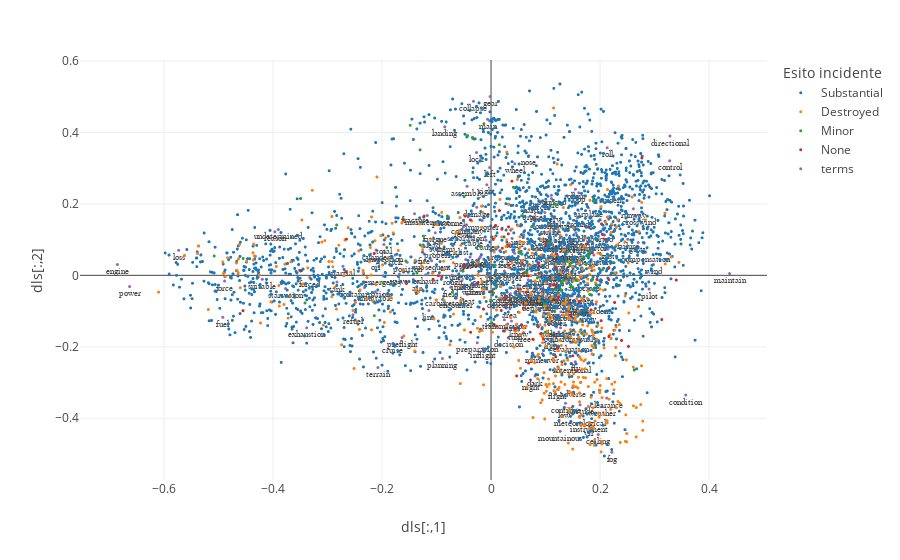

The code cell stored with this chart in its notebook:
### Code cell
fig = px.scatter(
    dfc,
    x = "dls[:,1]",
    y = "dls[:,2]",
    color = "Esito incidente",
    template = "none",
    height = 800
)

terms_trace = go.Scatter(
    x = x,
    y = y,
    mode = "markers+text",
    name = "terms",
    text = terms,
    textposition = "bottom center",
    textfont = 
        dict(
            family = "sans serif",
            size = 9
        )
)
    
fig.add_trace(terms_trace)
fig.update_traces(marker=dict(size=3,))
fig.show()

### Figure 1 — Plotly figure (JSON) as saved in the notebook; plotly's stock layout.template omitted (floating-point values rounded to 4 significant figures; data arrays with more than 128 entries replaced by an {"elided": "..."} marker saying what was removed)
{"data": [{"hovertemplate": "Esito incidente=Substantial<br>dls[:,1]=%{x}<br>dls[:,2]=%{y}<extra></extra>", "legendgroup": "Substantial", "marker": {"color": "#1F77B4", "size": 3, "symbol": "circle"}, "mode": "markers", "name": "Substantial", "showlegend": true, "type": "scattergl", "x": {"elided": "2574 float values"}, "xaxis": "x", "y": {"elided": "2574 float values"}, "yaxis": "y"}, {"hovertemplate": "Esito incidente=Destroyed<br>dls[:,1]=%{x}<br>dls[:,2]=%{y}<extra></extra>", "legendgroup": "Destroyed", "marker": {"color": "#FF7F0E", "size": 3, "symbol": "circle"}, "mode": "markers", "name": "Destroyed", "showlegend": true, "type": "scattergl", "x": {"elided": "482 float values"}, "xaxis": "x", "y": {"elided": "482 float values"}, "yaxis": "y"}, {"hovertemplate": "Esito incidente=Minor<br>dls[:,1]=%{x}<br>dls[:,2]=%{y}<extra></extra>", "legendgroup": "Minor", "marker": {"color": "#2CA02C", "size": 3, "symbol": "circle"}, "mode": "markers", "name": "Minor", "showlegend": true, "type": "scattergl", "x": [-0.1912, -0.2142, 0.08485, -0.01938, 0.09771, 0.09771, -0.4547, -0.034, -0.1243, -0.1564, -0.3494, 0.1408, 0.1408, -0.13, -0.04935, -0.0335, 0.001476, 0.1386, -0.1983, -0.01317, -0.05127, 0.008762, 0.1446, 0.1446, 0.1207, 0.007171, 0.1304, 0.07453, 0.1916, 0.1664, -0.2832, -0.5078, -0.136, 0.1169, 0.1057, 0.05239, -0.1611, 0.2043, 0.2043, 0.1815, 0.1282, -0.08027, 0.2627, 0.1466, 0.1188, 0.06283, 0.1862, 0.05682, 0.1875, 0.1875, 0.06582, 0.1881, 0.1933, 0.1309, 0.1309, 0.1797, 0.1027, 0.1299, 0.1027, 0.1299, -0.1301, 0.04106, -0.0006346, 0.05624, 0.05968, 0.148, -0.1483, -0.04283, 0.0992, 0.1811, 0.1167, 0.1744, 0.01524, -0.071, 0.004379, 0.2042, 0.1496, 0.1496, 0.1568, 0.1568, 0.1696, -0.3414], "xaxis": "x", "y": [0.07782, -0.1131, -0.007322, 0.08026, -0.07971, -0.07971, 0.04726, 0.3861, 0.1097, 0.04035, 0.2151, 0.06547, 0.06547, 0.08521, 0.2203, 0.3827, -0.1332, 0.03986, -0.02078, 0.4247, 0.01149, -0.03577, 0.02731, 0.02731, 0.198, 0.02812, -0.0164, 0.1365, -0.1958, -0.1623, 0.141, 0.05404, 0.006547, 0.1998, 0.09115, 0.06449, 0.1586, 0.1149, 0.1149, 0.06627, -0.0403, 0.166, -0.2651, -0.03052, -0.04143, 0.00862, -0.01041, 0.05921, 0.2084, 0.2084, 0.006748, -0.04166, -0.02701, -0.02214, -0.02214, 0.05541, -0.0927, -0.04183, -0.0927, -0.04183, 0.3514, 0.2465, -0.0698, 0.1669, -0.09104, 0.03533, 0.42, 0.391, -0.1594, -0.05345, -0.1009, 0.03064, 0.3657, -0.0473, -0.04924, 0.01546, -0.03302, -0.03302, -0.01468, -0.01468, 0.05233, -0.07727], "yaxis": "y"}, {"hovertemplate": "Esito incidente=None<br>dls[:,1]=%{x}<br>dls[:,2]=%{y}<extra></extra>", "legendgroup": "None", "marker": {"color": "#D62728", "size": 3, "symbol": "circle"}, "mode": "markers", "name": "None", "showlegend": true, "type": "scattergl", "x": [-0.3495, 0.1469, 0.2028, 0.05926, 0.0198, 0.03218, 0.02567, 0.1188, 0.157, 0.1793, 0.04705, 0.1151, 0.2088, 0.2088, 0.06888, -0.1236, 0.001513, 0.2267, -0.04825, 0.01537, 0.0283, 0.05848, 0.15, -0.04738, 0.07663, 0.2161, 0.1944, 0.2161, 0.1944, 0.1192, 0.1039, 0.1039, -0.03741, 0.01053, 0.2043, 0.2043, 0.05597, 0.03827, 0.06835, 0.08768, 0.3132, 0.1191, -0.1062, 0.004108, -0.09646, 0.04434, 0.03171, 0.252, -0.2142, -0.09024, 0.1206, 0.1222, 0.09096, 0.216, -0.1551, -0.1605, 0.1239, 0.1204, 0.05944, -0.4549, 0.01872, 0.2767, 0.06399, 0.03258, -0.2653, 0.02433, 0.2161, 0.02061, 0.0963, 0.07795, 0.07795, 0.08754, 0.3398, 0.162, 0.162, 0.2394, 0.2021, 0.1836, -0.2658, 0.1002, 0.0323, 0.1083, 0.1083, -0.02464, 0.1859, 0.04992, 0.1747, 0.08667, -0.03782, 0.008331, -0.01381], "xaxis": "x", "y": [0.01244, -0.1143, 0.144, 0.006175, 0.1289, 0.1356, -0.06168, -0.2279, -0.2671, 0.1346, -0.2816, -0.02605, 0.1008, 0.1008, -0.2459, 0.1634, -0.0455, -0.076, 0.02622, 0.1812, -0.0819, 0.03103, -0.2254, 0.1657, -0.1791, 0.02041, -0.01178, 0.02041, -0.01178, 0.0209, -0.09144, -0.09144, -0.1596, -0.1424, 0.1149, 0.1149, -0.1397, 0.2635, -0.001485, 0.03496, -0.1239, -0.03095, -0.01121, 0.1005, -0.0008773, -0.1505, 0.1162, -0.199, 0.06151, -0.004573, 0.05941, -0.2031, -0.1633, -0.01223, -0.02266, 0.1549, -0.06129, -0.06999, -0.09164, -0.0989, -0.09842, 0.3286, -0.04723, 0.08267, 0.1013, -0.1559, -0.1711, 0.07589, -0.1785, 0.1629, 0.1629, 0.005758, -0.01337, -0.07301, -0.07301, -0.1824, -0.1271, -0.09675, 0.01021, 0.08942, 0.02886, -0.02998, -0.02998, -0.02239, 0.06343, -0.03796, 0.0875, -0.1443, 0.1554, 0.1397, -0.09457], "yaxis": "y"}, {"marker": {"size": 3}, "mode": "markers+text", "name": "terms", "text": {"elided": "201 str values"}, "textfont": {"family": "sans serif", "size": 9}, "textposition": "bottom center", "type": "scatter", "x": {"elided": "201 float values"}, "y": {"elided": "201 float values"}}], "layout": {"autosize": true, "legend": {"title": {"text": "Esito incidente"}, "tracegroupgap": 0}, "margin": {"t": 60}, "xaxis": {"anchor": "y", "autorange": true, "domain": [0, 1], "range": [-0.7556, 0.5078], "title": {"text": "dls[:,1]"}, "type": "linear"}, "yaxis": {"anchor": "x", "autorange": true, "domain": [0, 1], "range": [-0.5696, 0.5995], "title": {"text": "dls[:,2]"}, "type": "linear"}}}
